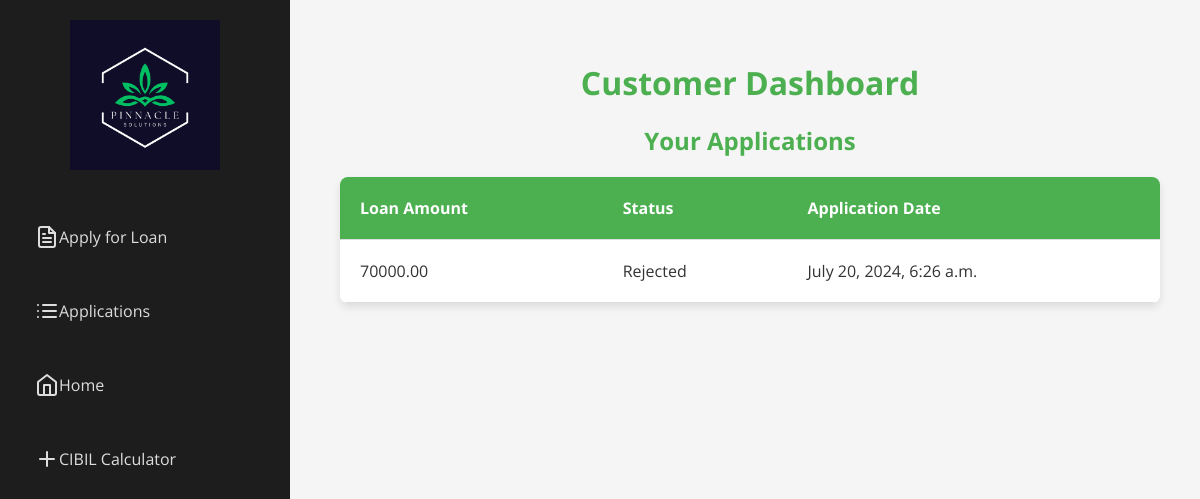
The page /accounts/register/customer_dashboard/ (signed in) on the database as committed earlier.
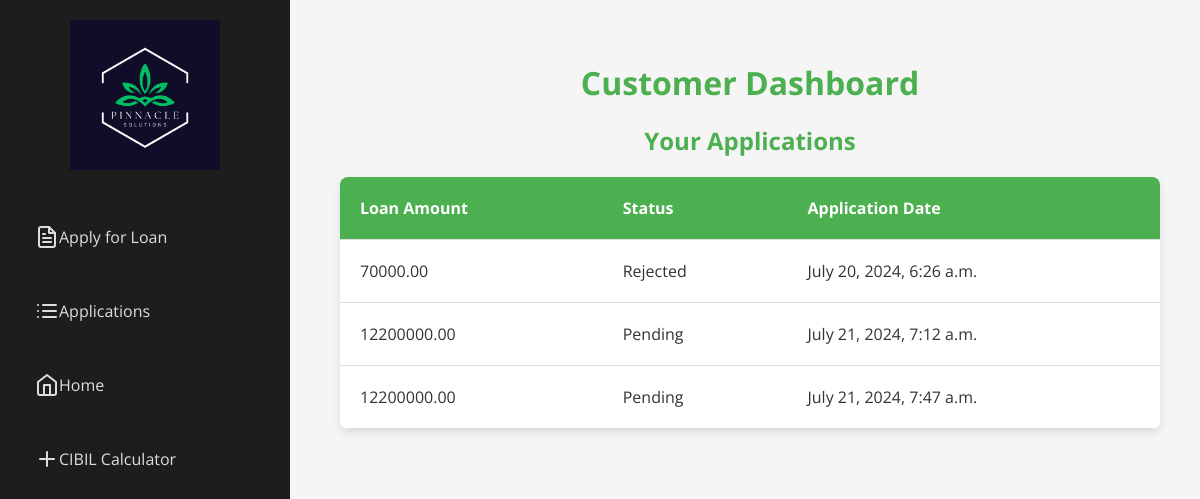
The same page on the database as committed later.
### loans/models.py (models this page shows, shortened)
class Application(models.Model):
    STATUS_CHOICES = [
        ('P', 'Pending'),
        ('A', 'Approved'),
        ('R', 'Rejected'),
    ]
    user = models.ForeignKey(User, on_delete=models.CASCADE)
    name = models.CharField(max_length=100)
    contact_no = models.CharField(max_length=15)
    city = models.CharField(max_length=100)
    country = models.CharField(max_length=100,default='India')  # Added field for country
    no_of_dependents = models.IntegerField()
    education = models.IntegerField(choices=[(0, '0'), (1, '1')],default=1)
    employment_status = models.IntegerField(default=1)
    income_annum = models.DecimalField(max_digits=12, decimal_places=2 , default=0)
    loan_amount = models.DecimalField(max_digits=10, decimal_places=2)
    loan_term = models.IntegerField(help_text="Loan term in years")
    cibil_score = models.IntegerField()
    residential_assets_value = models.DecimalField(max_digits=12, decimal_places=2, default=0)
    commercial_assets_value = models.DecimalField(max_digits=12, decimal_places=2, default=0)
    luxury_assets_value = models.DecimalField(max_digits=12, decimal_places=2, default=0)
    bank_asset_value = models.DecimalField(max_digits=12, decimal_places=2, default=0)
    status = models.CharField(max_length=1, choices=STATUS_CHOICES, default='P')
    application_date = models.DateTimeField(auto_now_add=True)
    passport_photo = models.ImageField(upload_to='passport_photos/', null=True, blank=True)
    ml_prediction = models.CharField(max_length=50, blank=True, null=True)

### loans/views.py (the view)
# urls.py: path('customer_dashboard/', views.customer_dashboard, name='customer_dashboard'),
@login_required
def customer_dashboard(request):
    applications = Application.objects.filter(user=request.user)
    return render(request, 'loans/customer_dashboard.html', {'applications': applications})

### loans/templates/loans/customer_dashboard.html (shortened to what this page needs)
<!DOCTYPE html>
<html lang="en">
  <head>
    <link
      rel="stylesheet"
      href="https://cdnjs.cloudflare.com/ajax/libs/feather-icons/4.28.0/feather.min.css"
    />
    {% load static %}
<body>
    <div class="sidebar">
        <div class="sidebar__logo">
            <img src="{% static 'images/Pinnacle.png' %}" alt="Logo" style="width: 150px;">
        </div>
        <ul class="sidebar__menu">
            <li class="sidebar__item">
                <a href="{% url 'apply_loan' %}" class="sidebar__link"><i data-feather="file-text"></i> Apply for Loan</a>
            </li>
            <li class="sidebar__item">
                <a href="{% url 'customer_dashboard' %}" class="sidebar__link"><i data-feather="list"></i> Applications</a>
            </li>
            <li class="sidebar__item">
                <a href="{% url 'logout' %}" class="sidebar__link"><i data-feather="home"></i>   Home  </a>
            </li>
            <li class="sidebar__item">
                <a href="{% url 'cibil_calculator' %}" class="sidebar__link"> <i data-feather="plus"></i>  CIBIL Calculator  </a>
            </li>
        </ul>
    </div>
    <div class="main-content">
        <h1>Customer Dashboard</h1>
        <h2>Your Applications</h2>
        <div class="table-container">
            <table>
                <thead>
                    <tr>
                        <th>Loan Amount</th>
                        <th>Status</th>
                        <th>Application Date</th>
                    </tr>
                </thead>
                <tbody>
                    {% for application in applications %}
                    <tr>
                        <td>{{ application.loan_amount }}</td>
                        <td>{{ application.get_status_display }}</td>
                        <td>{{ application.application_date }}</td>
                    </tr>
                    {% endfor %}
                </tbody>
            </table>
        </div>
    </div>
</body>
</html>

Rows that differ between the two databases and show on the page:
added Application: loan_amount "12200000.00", status "Pending", application_date "July 21, 2024, 7:12 a.m."
added Application: loan_amount "12200000.00", status "Pending", application_date "July 21, 2024, 7:47 a.m."
